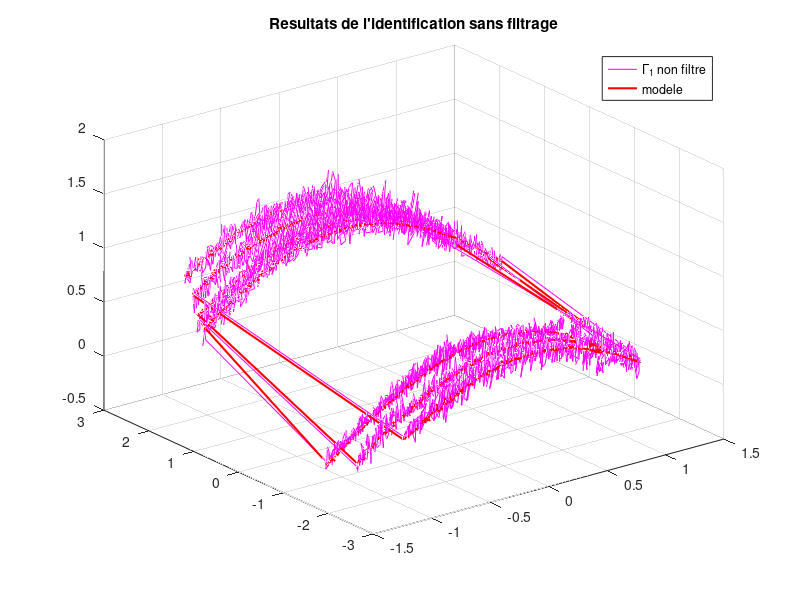

Here is the MATLAB script that generated this plot:
%% CE SCRIPT PERMET D'IDENTIFIER LES PARAMETRES DU MODELE
%% DE L'AXE 1 POUR DES MOUVEMENTS A VITESSE CONSTANTE
%% v1 G. MOREL - 2005/12/29
%% v2 V. PADOIS - 2007/10/31
%% v3 V. PADOIS - 2012/12/03

clear all; %% efface toutes les variables existantes
load releve_vit_cste_axe1; %% charge les releves experimentaux

%% Parametres connus a priori:
kc1=0.0525; %% constante de couple de l'axe 1.
N1=20.25; %% inverse du rapport de reduction de l'axe 1.

%% Construction de la matrice Y.
for(i=1:length(i1)) , %% length(i2) = nombre d'echantillons.
    Y(i,1:4) = [ cos(q1(i)) sign(qp1(i)) qp1(i) 1 ];
    u(i,1) = kc1*N1*i1(i);
end
%% Calcul des parametres
p=pinv(Y)*u;

%% Affichage des resultats.
format long
disp('Parametres estimes a partir des donnees brutes :');
p'

figure(1)
clf; %% clear figure
h=plot3(q1,qp1,kc1*N1*i1,'m');
set(h,'LineWidth',0.5);
hold on; %% permet de conserver le graphique et d'en ajouter d'autres sur la meme fig.
h=plot3(q1,qp1,Y*p,'r');
set(h,'LineWidth',1.5);
title('Resultats de l''identification sans filtrage');
legend('\Gamma_1 non filtre', 'modele');
grid on;
